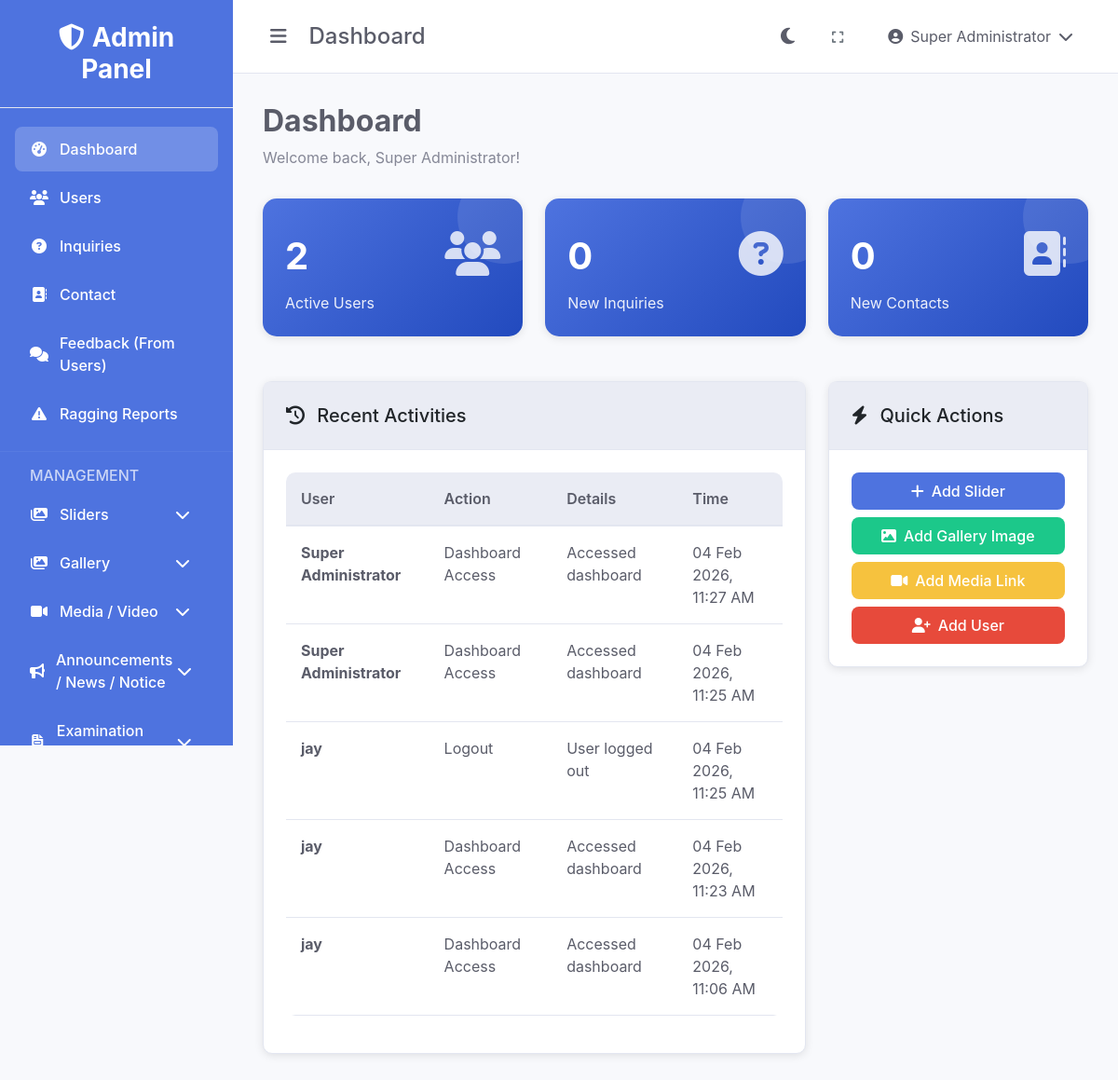
The page /dashboard.php (signed in) on the database as committed earlier.
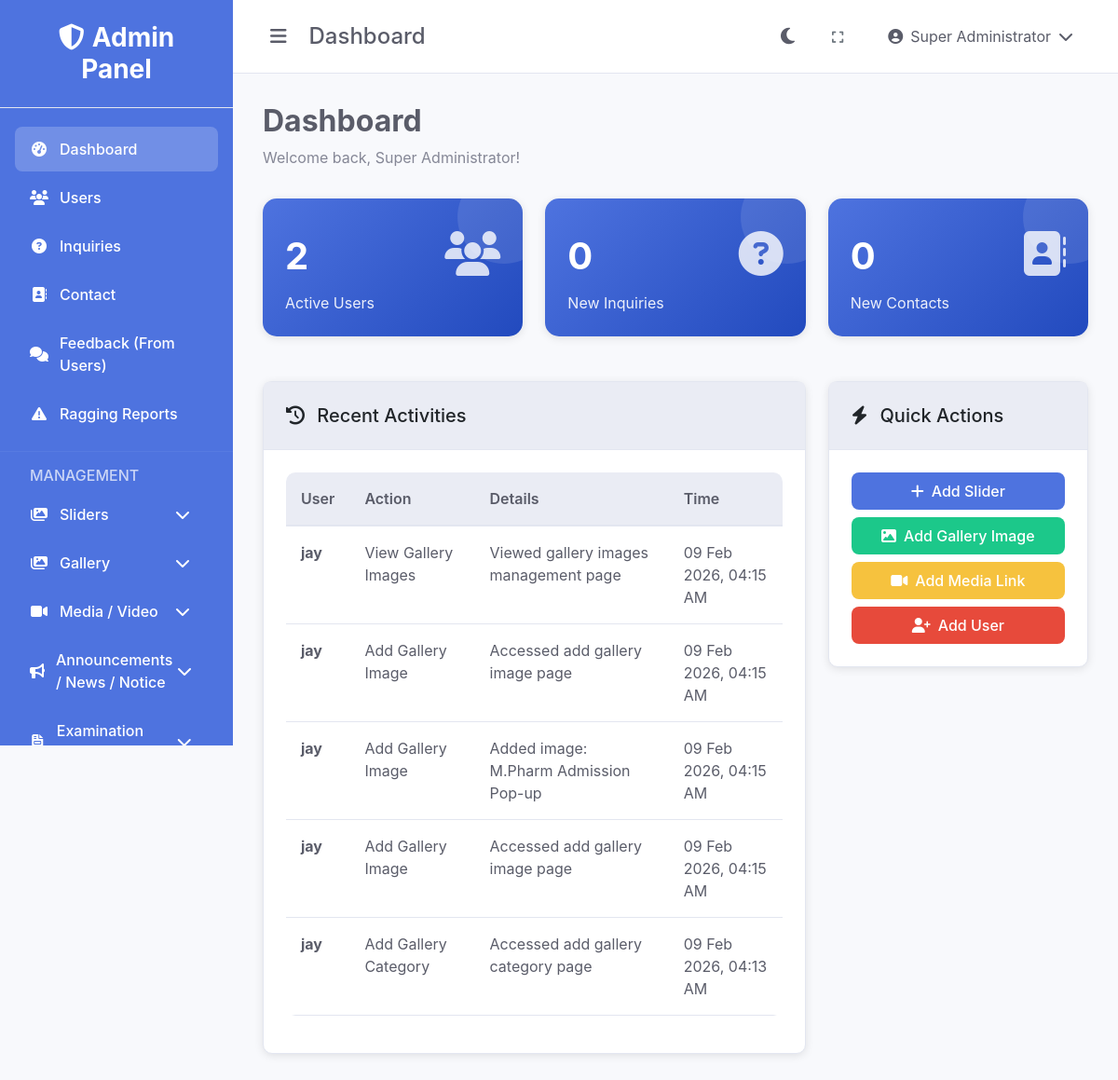
The same page on the database as committed later.
### tables this page shows
CREATE TABLE IF NOT EXISTS `activity_logs` (
  `id` int(11) NOT NULL AUTO_INCREMENT,
  `user_id` int(11) DEFAULT NULL,
  `action` varchar(100) NOT NULL,
  `details` text,
  `created_at` timestamp NOT NULL DEFAULT CURRENT_TIMESTAMP,
  PRIMARY KEY (`id`),
  KEY `idx_activity_logs_user_id` (`user_id`),
  KEY `idx_activity_logs_created_at` (`created_at`)
);

CREATE TABLE IF NOT EXISTS `users` (
  `id` int(11) NOT NULL AUTO_INCREMENT,
  `username` varchar(50) NOT NULL,
  `password` varchar(255) NOT NULL,
  `full_name` varchar(100) NOT NULL,
  `email` varchar(100) NOT NULL,
  `mobile_number` varchar(20) DEFAULT NULL,
  `user_type` enum('super_user','admin','user') DEFAULT 'user',
  `status` enum('active','inactive','pending') DEFAULT 'active',
  `profile_image` varchar(255) DEFAULT NULL,
  `last_login` datetime DEFAULT NULL,
  `created_at` timestamp NOT NULL DEFAULT CURRENT_TIMESTAMP,
  `updated_at` timestamp NOT NULL DEFAULT CURRENT_TIMESTAMP ON UPDATE CURRENT_TIMESTAMP,
  PRIMARY KEY (`id`),
  UNIQUE KEY `username` (`username`),
  UNIQUE KEY `email` (`email`),
  KEY `idx_users_username` (`username`),
  KEY `idx_users_email` (`email`),
  KEY `idx_users_status` (`status`)
);

### includes/functions.php (called while the page is built, shortened)
<?php
function isSuperUser() {
    return isset($_SESSION['user_type']) && $_SESSION['user_type'] == 'super_user';
}
function formatDate($date) {
    return date('d M Y, h:i A', strtotime($date));
}
?>

### dashboard.php (the view, shortened to what the changed rows need)
<?php
require_once 'config/database.php';
require_once 'includes/functions.php';
$sql = "SELECT al.*, u.full_name FROM activity_logs al
        LEFT JOIN users u ON al.user_id = u.id
        ORDER BY al.created_at DESC LIMIT 5";
$recent_activities = $conn->query($sql);
?>
<!DOCTYPE html>
<html lang="en">
<head>
    <link href="https://cdn.jsdelivr.net/npm/bootstrap@5.3.0/dist/css/bootstrap.min.css" rel="stylesheet">
    <link href="https://cdnjs.cloudflare.com/ajax/libs/font-awesome/6.4.0/css/all.min.css" rel="stylesheet">
    <link href="assets/css/style.css" rel="stylesheet">
</head>
<body data-theme="light">
    <div class="admin-layout">
        <div class="main-content">
            <div class="content">
                <div class="page-header">
                    <h1 class="page-title">Dashboard</h1>
                </div>
                <div class="row">
                    <?php if (isSuperUser()): ?>
                        <div class="col-lg-8 mb-4">
                            <div class="card">
                                <div class="card-body">
                                    <div class="table-responsive">
                                        <table class="table">
                                            <thead>
                                                <tr>
                                                    <th>User</th>
                                                    <th>Action</th>
                                                    <th>Details</th>
                                                    <th>Time</th>
                                                </tr>
                                            </thead>
                                            <tbody>
                                                <?php while ($activity = $recent_activities->fetch_assoc()): ?>
                                                <tr>
                                                    <td><strong><?php echo $activity['full_name'] ?? 'System'; ?></strong></td>
                                                    <td><?php echo $activity['action']; ?></td>
                                                    <td><?php echo $activity['details']; ?></td>
                                                    <td><?php echo formatDate($activity['created_at']); ?></td>
                                                </tr>
                                                <?php endwhile; ?>
                                            </tbody>
                                        </table>
                                    </div>
                                </div>
                            </div>
                        </div>
                    <?php endif; ?>
                </div>
                </div>
            </div>
        </div>
</body>
</html>

Rows that differ between the two databases and show on the page:
no longer on this page (row unchanged): activity_logs: user.full_name "Super Administrator", action "Dashboard Access", details "Accessed dashboard", created_at "04 Feb 2026, 11:27 AM"
no longer on this page (row unchanged): activity_logs: user.full_name "Super Administrator", action "Dashboard Access", details "Accessed dashboard", created_at "04 Feb 2026, 11:25 AM"
no longer on this page (row unchanged): activity_logs: user.full_name "jay", action "Logout", details "User logged out", created_at "04 Feb 2026, 11:25 AM"
no longer on this page (row unchanged): activity_logs: user.full_name "jay", action "Dashboard Access", details "Accessed dashboard", created_at "04 Feb 2026, 11:23 AM"
no longer on this page (row unchanged): activity_logs: user.full_name "jay", action "Dashboard Access", details "Accessed dashboard", created_at "04 Feb 2026, 11:06 AM"
added activity_logs: user.full_name "jay", action "View Gallery Images", details "Viewed gallery images management page", created_at "09 Feb 2026, 04:15 AM"
added activity_logs: user.full_name "jay", action "Add Gallery Image", details "Accessed add gallery image page", created_at "09 Feb 2026, 04:15 AM"
added activity_logs: user.full_name "jay", action "Add Gallery Image", details "Added image: M.Pharm Admission Pop-up", created_at "09 Feb 2026, 04:15 AM"
added activity_logs: user.full_name "jay", action "Add Gallery Image", details "Accessed add gallery image page", created_at "09 Feb 2026, 04:15 AM"
added activity_logs: user.full_name "jay", action "Add Gallery Category", details "Accessed add gallery category page", created_at "09 Feb 2026, 04:13 AM"
